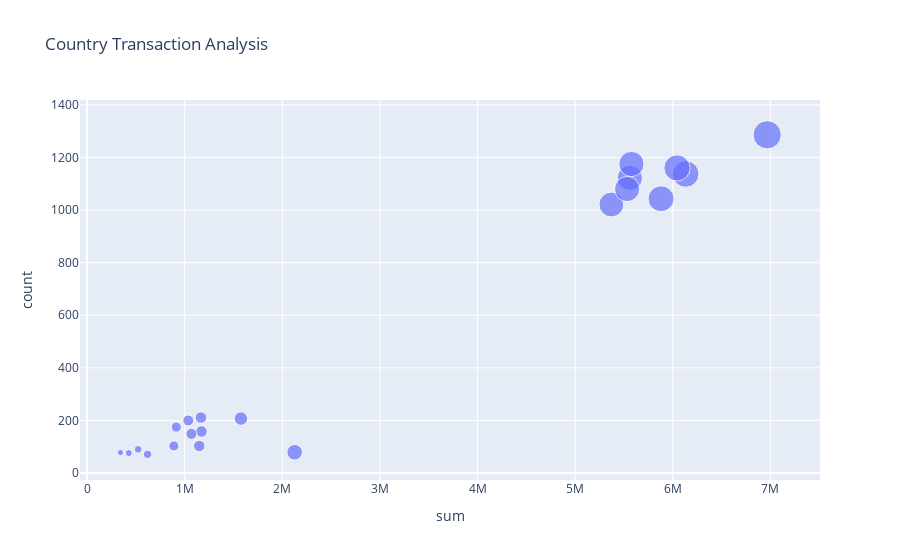

The notebook cell this image was saved under:
### Markdown cell above
## 6. Country Risk Analysis

Analyze transaction patterns by country:

### Code cell
# Group by country and sum transaction amounts
country_amounts = df.groupby('sender_country')['amount'].agg(['sum', 'count']).reset_index()

# Create bubble chart
fig = px.scatter(country_amounts, 
                x='sum', 
                y='count',
                size='sum',
                hover_name='sender_country',
                title='Country Transaction Analysis')
fig.show()

### Figure 1 — Plotly figure (JSON) as saved in the notebook; plotly's stock layout.template omitted (floating-point values rounded to 4 significant figures)
{"data": [{"hovertemplate": "<b>%{hovertext}</b><br><br>sum=%{marker.size}<br>count=%{y}<extra></extra>", "hovertext": ["AE", "AI", "AU", "BS", "BZ", "CA", "CH", "CY", "DE", "FR", "GB", "HK", "JP", "LU", "MO", "MT", "NL", "PA", "SG", "US", "VG"], "legendgroup": "", "marker": {"color": "#636efa", "size": [342400.0, 1172000.0, 6968000.0, 1037000.0, 889100.0, 5372000.0, 1069000.0, 2127000.0, 5880000.0, 5561000.0, 5577000.0, 1576000.0, 6133000.0, 522900.0, 1167000.0, 427600.0, 6044000.0, 1149000.0, 914200.0, 5533000.0, 619600.0], "sizemode": "area", "sizeref": 17420.0, "symbol": "circle"}, "mode": "markers", "name": "", "orientation": "v", "showlegend": false, "type": "scatter", "x": [342400.0, 1172000.0, 6968000.0, 1037000.0, 889100.0, 5372000.0, 1069000.0, 2127000.0, 5880000.0, 5561000.0, 5577000.0, 1576000.0, 6133000.0, 522900.0, 1167000.0, 427600.0, 6044000.0, 1149000.0, 914200.0, 5533000.0, 619600.0], "xaxis": "x", "y": [78, 158, 1286, 200, 103, 1021, 149, 79, 1043, 1122, 1175, 207, 1137, 90, 211, 76, 1160, 103, 175, 1080, 71], "yaxis": "y"}], "layout": {"legend": {"itemsizing": "constant", "tracegroupgap": 0}, "title": {"text": "Country Transaction Analysis"}, "xaxis": {"anchor": "y", "domain": [0, 1], "title": {"text": "sum"}}, "yaxis": {"anchor": "x", "domain": [0, 1], "title": {"text": "count"}}}}
